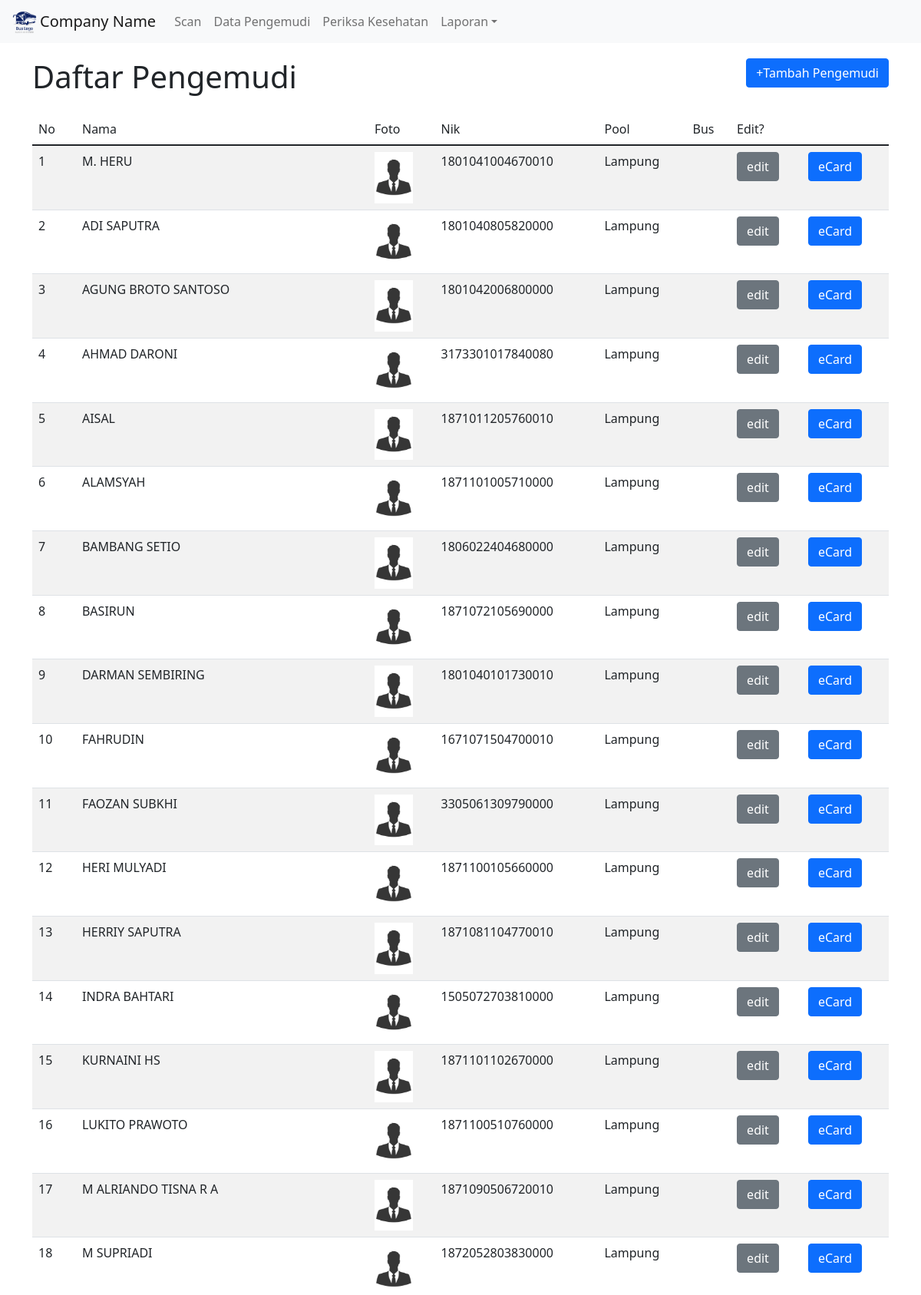
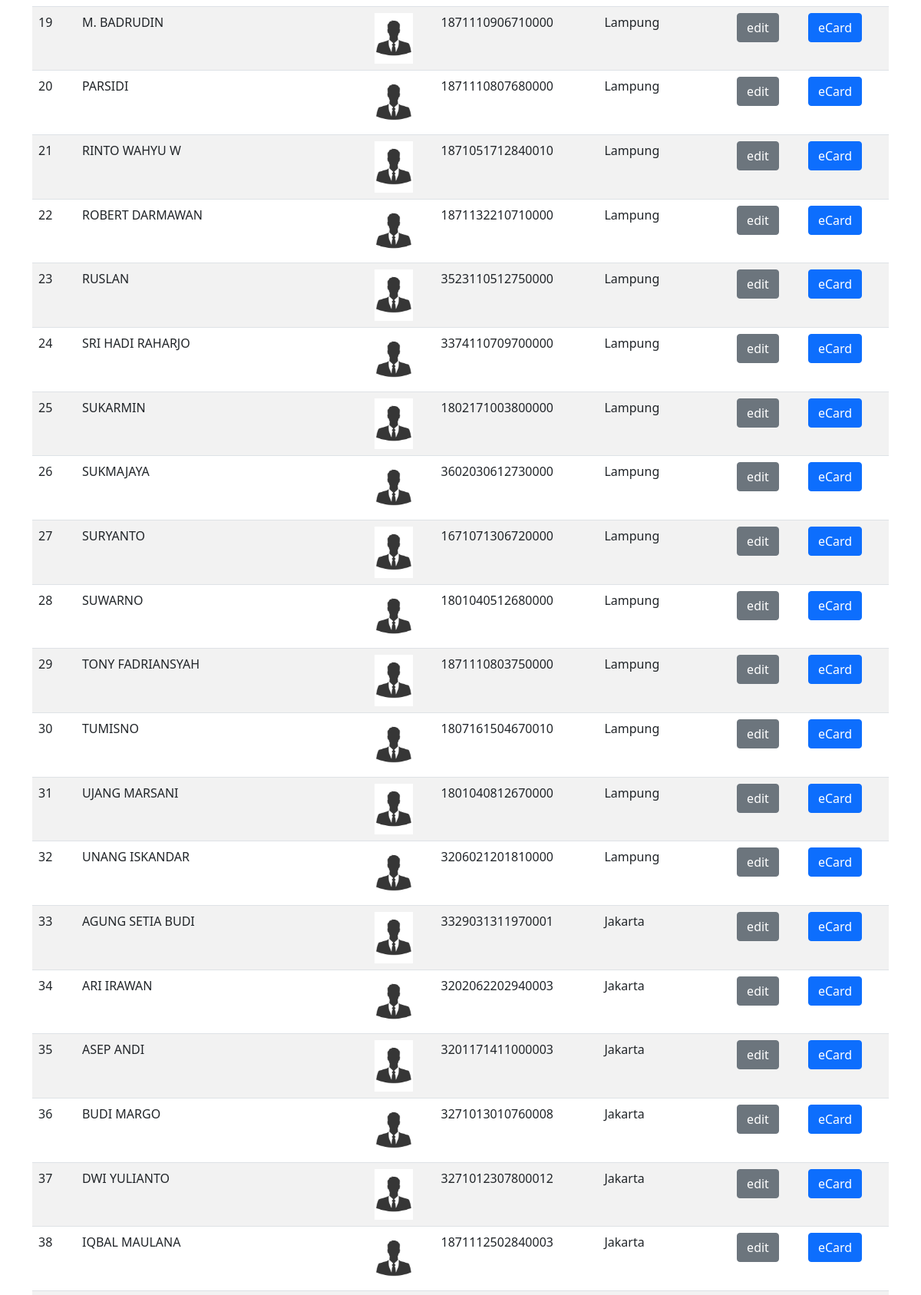
The page /pengemudi/list (signed in, upper part) on the database its author committed (2 pictures, top to bottom).
### LayakMengemudi/models.py (models this page shows, shortened)
class Pengemudi(models.Model):
    nama = models.CharField(max_length=100)
    tanggal_lahir = models.DateField(null=False, blank=False)#default=datetime.utcnow().date())
    kota_kelahiran = models.CharField(max_length=50, null=False, blank=False)
    alamat = models.TextField(null=False, blank=False)
    nik = models.CharField(max_length=16, null=False, blank=False, unique=True)
    nomor_hp = models.CharField(max_length=15, null=True, blank=True, unique=True)
    email = models.EmailField(null=True, blank=True, unique=True)
    pendidikan_terakhir = models.CharField(max_length=6, null=True, blank=True)
    pool = models.CharField(max_length=50, null=True, blank=True)
    bus = models.CharField(max_length=6,null=True, blank=True)
    class StatusJalan(models.TextChoices):
        LAYAK = 'L', _('Layak Jalan')
        TIDAK = 'TL', _('Tidak Layak Jalan')
    status = models.CharField(max_length=2, choices=StatusJalan.choices, default=StatusJalan.TIDAK)
    periksa_terakhir = models.DateTimeField(null=True)
    pasfoto = ResizedImageField(size=[300, 400], upload_to='images/%Y%m', default='images/no_pic.png')
    qrcode_path = models.CharField(max_length=256)

### LayakMengemudi/views.py (the view)
# urls.py: path('pengemudi/list', PengemudiList.as_view(), name='pengemudi-list'),
class PengemudiList(LoginRequiredMixin, ListView):
    login_url = 'auth/login'
    model = Pengemudi
    template_name = 'pengemudi_listview.html'

### templates/pengemudi_listview.html
{% extends 'navigation.html' %}
{% load static %}
{% block content %}
 <div class="container">
     <div class="row mb-3">
         <div class="col md-8">
             <h1>Daftar Pengemudi</h1>
         </div>
         <div class="col md-4 text-end">
             <a href="{% url 'pengemudi-create' %}" type="button" class="btn btn-primary">+Tambah Pengemudi</a>
         </div>
     </div>
   <div>
        <table class="table table-striped table-hover">
            <thead>
                <tr>
                    <td>No</td>
                    <td>Nama</td>
                    <td>Foto</td>
                    <td>Nik</td>
                    <td>Pool</td>
                    <td>Bus</td>
                    <td>Edit?</td>
                </tr>
            </thead>
            <tbody>
                {% for pengemudi in object_list %}
                    <tr>
                        <td>{{ forloop.counter }}</td>
                        <td><a href="{% url 'pengemudi-detail' pengemudi.nik %}" style="text-decoration:none" class="link-dark">{{ pengemudi.nama }}</td>
                        <td><img src="{{ pengemudi.pasfoto.url }}" width="50"></td>
                        <td>{{ pengemudi.nik }}</td>
                        <td>{{ pengemudi.pool }}</td>
                        <td>{{ pengemudi.bus }}</td>
                        <td><a type="button" href="{% url 'pengemudi-update' %}{{ pengemudi.id }}" class="btn btn-secondary">edit</a></td>
                        <td><a type="button" href="{% url 'print-id' %}{{ pengemudi.nik }}" class="btn btn-primary">eCard</a></td>
                    </tr>
                {% endfor %}
            </tbody>
        </table>
    </div>
</div>
{% endblock %}

### LayakMengemudi/static/css/navbar.css (style rules this page uses)
body { padding-bottom: 20px; }

### rows shown on the page
Pengemudi: nama "M. HERU", pasfoto (placeholder picture), nik "1801041004670010", pool "Lampung"
Pengemudi: nama "ADI SAPUTRA", pasfoto (placeholder picture), nik "1801040805820000", pool "Lampung"
Pengemudi: nama "AGUNG BROTO SANTOSO", pasfoto (placeholder picture), nik "1801042006800000", pool "Lampung"
Pengemudi: nama "AHMAD DARONI", pasfoto (placeholder picture), nik "3173301017840080", pool "Lampung"
Pengemudi: nama "AISAL", pasfoto (placeholder picture), nik "1871011205760010", pool "Lampung"
Pengemudi: nama "ALAMSYAH", pasfoto (placeholder picture), nik "1871101005710000", pool "Lampung"
Pengemudi: nama "BAMBANG SETIO", pasfoto (placeholder picture), nik "1806022404680000", pool "Lampung"
Pengemudi: nama "BASIRUN", pasfoto (placeholder picture), nik "1871072105690000", pool "Lampung"
Pengemudi: nama "DARMAN SEMBIRING", pasfoto (placeholder picture), nik "1801040101730010", pool "Lampung"
Pengemudi: nama "FAHRUDIN", pasfoto (placeholder picture), nik "1671071504700010", pool "Lampung"
Pengemudi: nama "FAOZAN SUBKHI", pasfoto (placeholder picture), nik "3305061309790000", pool "Lampung"
Pengemudi: nama "HERI MULYADI", pasfoto (placeholder picture), nik "1871100105660000", pool "Lampung"
Pengemudi: nama "HERRIY SAPUTRA", pasfoto (placeholder picture), nik "1871081104770010", pool "Lampung"
Pengemudi: nama "INDRA BAHTARI", pasfoto (placeholder picture), nik "1505072703810000", pool "Lampung"
Pengemudi: nama "KURNAINI HS", pasfoto (placeholder picture), nik "1871101102670000", pool "Lampung"
Pengemudi: nama "LUKITO PRAWOTO", pasfoto (placeholder picture), nik "1871100510760000", pool "Lampung"
Pengemudi: nama "M ALRIANDO TISNA R A", pasfoto (placeholder picture), nik "1871090506720010", pool "Lampung"
Pengemudi: nama "M SUPRIADI", pasfoto (placeholder picture), nik "1872052803830000", pool "Lampung"
Pengemudi: nama "M. BADRUDIN", pasfoto (placeholder picture), nik "1871110906710000", pool "Lampung"
Pengemudi: nama "PARSIDI", pasfoto (placeholder picture), nik "1871110807680000", pool "Lampung"
Pengemudi: nama "RINTO WAHYU W", pasfoto (placeholder picture), nik "1871051712840010", pool "Lampung"
Pengemudi: nama "ROBERT DARMAWAN", pasfoto (placeholder picture), nik "1871132210710000", pool "Lampung"
Pengemudi: nama "RUSLAN", pasfoto (placeholder picture), nik "3523110512750000", pool "Lampung"
Pengemudi: nama "SRI HADI RAHARJO", pasfoto (placeholder picture), nik "3374110709700000", pool "Lampung"
Pengemudi: nama "SUKARMIN", pasfoto (placeholder picture), nik "1802171003800000", pool "Lampung"
Pengemudi: nama "SUKMAJAYA", pasfoto (placeholder picture), nik "3602030612730000", pool "Lampung"
Pengemudi: nama "SURYANTO", pasfoto (placeholder picture), nik "1671071306720000", pool "Lampung"
Pengemudi: nama "SUWARNO", pasfoto (placeholder picture), nik "1801040512680000", pool "Lampung"
Pengemudi: nama "TONY FADRIANSYAH", pasfoto (placeholder picture), nik "1871110803750000", pool "Lampung"
Pengemudi: nama "TUMISNO", pasfoto (placeholder picture), nik "1807161504670010", pool "Lampung"
Pengemudi: nama "UJANG MARSANI", pasfoto (placeholder picture), nik "1801040812670000", pool "Lampung"
Pengemudi: nama "UNANG ISKANDAR", pasfoto (placeholder picture), nik "3206021201810000", pool "Lampung"
Pengemudi: nama "AGUNG SETIA BUDI", pasfoto (placeholder picture), nik "3329031311970001", pool "Jakarta"
Pengemudi: nama "ARI IRAWAN", pasfoto (placeholder picture), nik "3202062202940003", pool "Jakarta"
Pengemudi: nama "ASEP ANDI", pasfoto (placeholder picture), nik "3201171411000003", pool "Jakarta"
Pengemudi: nama "BUDI MARGO", pasfoto (placeholder picture), nik "3271013010760008", pool "Jakarta"
Pengemudi: nama "DWI YULIANTO", pasfoto (placeholder picture), nik "3271012307800012", pool "Jakarta"
Pengemudi: nama "IQBAL MAULANA", pasfoto (placeholder picture), nik "1871112502840003", pool "Jakarta"
